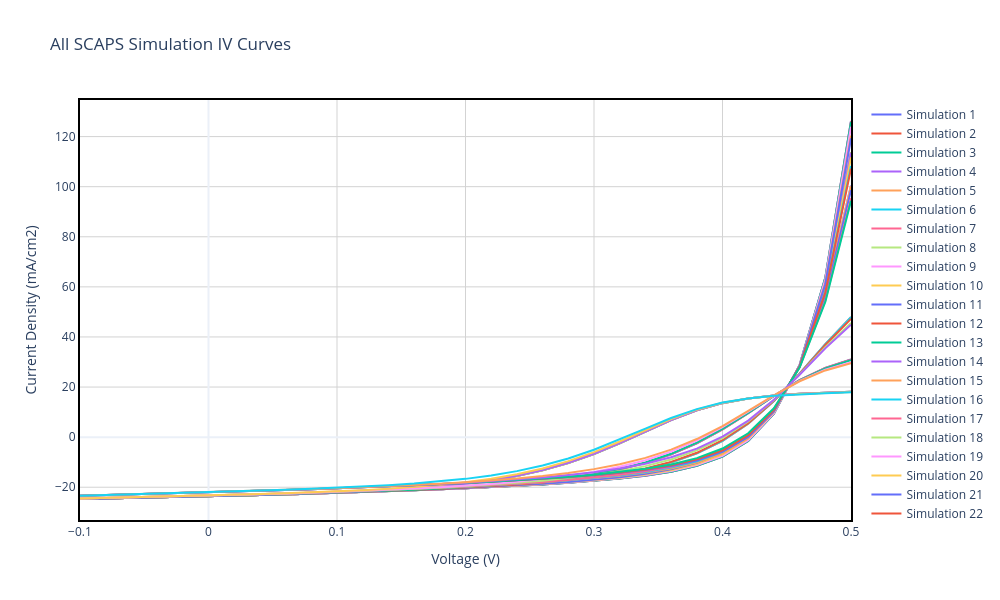

Write notebook code for a chart like this one.
### Markdown cell above
## Section 3: SCAPS Simulations Overview

### What is SCAPS?
**SCAPS** (Solar Cell Capacitance Simulator) is a specialized software tool developed at Ghent University for simulating the electrical behavior of thin-film photovoltaic devices. It solves Poisson's equation and the continuity equations in a multi-layer semiconductor structure to predict device performance under certain test conditions.

### SCAPS Simulation Methodology
SCAPS performs detailed numerical simulations of solar cells by:

1. **Device Architecture Definition**: Specifies material layers, thickness, doping levels, and defect parameters
2. **Physical Parameters**: Sets electron and hole transport properties, recombination mechanisms, and optical characteristics
3. **Numerical Solution**: Solves coupled differential equations:
   - **Poisson Equation**: $\frac{d^2\phi}{dx^2} = -\frac{q}{\varepsilon_0\varepsilon_r}(p - n + N_D^+ - N_A^-)$
   - **Continuity Equations**: 
     - Electrons: $\frac{\partial n}{\partial t} = \frac{1}{q}\frac{\partial J_n}{\partial x} - (U - G)$
     - Holes: $\frac{\partial p}{\partial t} = - \frac{1}{q}\frac{\partial J_p}{\partial x} - (U - G)$

   where $\phi$ is electrostatic potential, $q$ is elementary charge, $n$ and $p$ are electron and hole concentrations, $J_n$ and $J_p$ are current densities, $G$ is generation rate, and $U$ is recombination rate.

4. **I-V Characteristics**: Calculates the J-V curve by sweeping applied voltage and computing resulting current

### Key Physical Processes in SCAPS
- **Photocurrent Generation**: Incident photons with energy > bandgap create electron-hole pairs
- **Carrier Transport**: Electrons and holes drift under electric field and diffuse down concentration gradients
- **Recombination**: Losses from multiple recombination mechanisms (radiative, Auger, defect-assisted SRH)
- **Interface Effects**: Band alignment, interfacial defects, and charge extraction barriers

### Output from SCAPS
SCAPS generates J-V curves showing current density (mA/cm²) as a function of applied voltage (V), along with derived parameters: $V_{oc}$, $J_{sc}$, and efficiency $\eta$. Multiple simulations with varied parameters (e.g., thickness, doping, defect density) help identify optimal device configurations.

In this Simulation standard conditions were used (STC: 1000 W/m², AM1.5 spectrum, 25°C).

### Code cell
# Read the SCAPS file
sim_file = data_path("CdS3_1", "CdS3_1_CdS_SD_e_INTER.xlsx")
sim_df_raw = pd.read_excel(sim_file, header=None)

# Find where the parameters for each simulation start
batch_indices = sim_df_raw[sim_df_raw.apply(lambda row: row.astype(str).str.contains("Batch parameters").any(), axis=1)].index.tolist()

scaps_data = []

for idx in batch_indices:
    # 1. Extract first 2 Batch Parameters only
    batch_params = []
    for j in range(idx + 1, min(idx + 3, len(sim_df_raw))):  # Only extract 2 lines (idx+1 and idx+2)
        param_name = str(sim_df_raw.iloc[j, 0]).strip()
        param_val_raw = sim_df_raw.iloc[j, 1]
        
        # Stop if blank
        if pd.isna(param_name) or param_name == "":
            break
            
        # Try to convert to float and format in scientific notation
        try:
            param_val_float = float(param_val_raw)
            # Format as scientific notation
            param_val = f"{param_val_float:.2e}"
        except:
            param_val = str(param_val_raw).strip()
        
        batch_params.append((param_name, param_val))
    
    # Get the first param for the label
    label = f"{batch_params[0][0]} {batch_params[0][1]}" if batch_params else "Unknown"
    
    # 2. Extract IV Curves (Searching from the Voltage section until Voc is found)
    iv_rows = []
    for j in range(idx + 5, min(idx + 80, len(sim_df_raw))):
        row0 = str(sim_df_raw.iloc[j, 0]).strip()
        row1 = str(sim_df_raw.iloc[j, 1]).strip()
        if pd.isna(sim_df_raw.iloc[j, 0]) or "Voc" in row0:
            if "Voc" in row0: break
            continue # Skip empty rows
        try:
            iv_rows.append([float(row0), float(row1)])
        except ValueError:
            pass
            
    iv_df = pd.DataFrame(iv_rows, columns=['v(V)', 'jtot(mA/cm2)'])
    
    # 3. Extract Performance Parameters (Voc, Jsc, FF, eta)
    metrics_block = sim_df_raw.iloc[idx : min(idx + 80, len(sim_df_raw))]
    voc = jsc = ff = eta = np.nan
    for _, row in metrics_block.iterrows():
        col0 = str(row[0]).strip()
        val1 = str(row[1]).strip()
        if "Voc =" in col0: voc = float(val1)
        elif "Jsc =" in col0: jsc = float(val1)
        elif "FF =" in col0: ff = float(val1)
        elif "eta =" in col0: eta = float(val1)
            
    scaps_data.append({
        'label': label,
        'batch_params': batch_params,
        'v(V)': iv_df['v(V)'].values,
        'jtot(mA/cm2)': iv_df['jtot(mA/cm2)'].values,
        'Voc': voc, 'Jsc': jsc, 'FF': ff, 'eta': eta
    })

# ------------------ RESULTS TABLE ------------------
print("\n=== EXTRACTED SCAPS PARAMETERS ===")
summary_df = pd.DataFrame([{
    'ID / Simulation': d['label'], 'Voc (V)': d['Voc'], 
    'Jsc (mA/cm2)': d['Jsc'], 'FF (%)': d['FF'], 'eta (%)': d['eta']
} for d in scaps_data])
display(summary_df)

# Compute experimental limits for filtering
EXP_V_MAX = exp_data['v(V)'].max()
EXP_J_MAX = exp_data['jtot(mA/cm2)'].max()

# ------------------ PLOT 2: ALL SIMULATIONS ------------------
fig2 = go.Figure()
for i, d in enumerate(scaps_data):
    v_filtered = d['v(V)']
    j_filtered = d['jtot(mA/cm2)']
    
    # Text to display when hovering over the data points
    hover_text = f"<b>{d['label']}</b><br>Voc: {d['Voc']} V<br>Jsc: {d['Jsc']} mA/cm²<br>FF: {d['FF']} %<br>η: {d['eta']} %"
    
    # Name displayed in the legend (ID + Voc and eta)
    legend_name = f"Simulation {i+1}"
    
    fig2.add_trace(go.Scatter(
        x=v_filtered, y=j_filtered, mode='lines', 
        name=legend_name, hoverinfo='text', hovertext=hover_text
    ))

fig2.update_xaxes(showline=True, linewidth=2, linecolor='black', mirror=True)
fig2.update_yaxes(showline=True, linewidth=2, linecolor='black', mirror=True)
fig2.update_layout(
    title='All SCAPS Simulation IV Curves',
    xaxis_title='Voltage (V)', yaxis_title='Current Density (mA/cm2)',
    hovermode='closest', template='plotly_white', width=1000, height=600,
    plot_bgcolor='white',
    xaxis=dict(showgrid=True, gridwidth=1, gridcolor='lightgray'),
    yaxis=dict(showgrid=True, gridwidth=1, gridcolor='lightgray')
)
fig2.show()
fig2.write_image(os.path.join(plots_dir, 'All_Simulations.png'), width=1000, height=600)
print(f"✅ Saved Plot 2 to {plots_dir}/All_Simulations.png")

### Figure 1 — Plotly figure (JSON) as saved in the notebook; plotly's stock layout.template omitted (floating-point values rounded to 4 significant figures)
{"data": [{"hoverinfo": "text", "hovertext": "<b>CdS (L2)>>defect 1>>total defect density [1/cm³]: 1.00e+14</b><br>Voc: 0.423484 V<br>Jsc: 23.63643324 mA/cm²<br>FF: 52.89 %<br>η: 5.2941 %", "mode": "lines", "name": "Simulation 1", "type": "scatter", "x": [-0.1, -0.08, -0.06, -0.04, -0.02, 0.0, 0.02, 0.04, 0.06, 0.08, 0.1, 0.12, 0.14, 0.16, 0.18, 0.2, 0.22, 0.24, 0.26, 0.28, 0.3, 0.32, 0.34, 0.36, 0.38, 0.4, 0.42, 0.44, 0.46, 0.48, 0.5], "y": [-24.7, -24.51, -24.3, -24.09, -23.87, -23.64, -23.39, -23.13, -22.86, -22.58, -22.27, -21.95, -21.61, -21.25, -20.85, -20.43, -19.96, -19.45, -18.87, -18.22, -17.46, -16.54, -15.38, -13.8, -11.48, -7.783, -1.561, 9.327, 28.76, 63.68, 126.2]}, {"hoverinfo": "text", "hovertext": "<b>CdS (L2)>>defect 1>>total defect density [1/cm³]: 1.00e+14</b><br>Voc: 0.421945 V<br>Jsc: 23.63627733 mA/cm²<br>FF: 52.5944 %<br>η: 5.2453 %", "mode": "lines", "name": "Simulation 2", "type": "scatter", "x": [-0.1, -0.08, -0.06, -0.04, -0.02, 0.0, 0.02, 0.04, 0.06, 0.08, 0.1, 0.12, 0.14, 0.16, 0.18, 0.2, 0.22, 0.24, 0.26, 0.28, 0.3, 0.32, 0.34, 0.36, 0.38, 0.4, 0.42, 0.44, 0.46, 0.48, 0.5], "y": [-24.7, -24.51, -24.3, -24.09, -23.87, -23.64, -23.39, -23.13, -22.86, -22.57, -22.27, -21.95, -21.61, -21.24, -20.84, -20.41, -19.94, -19.41, -18.82, -18.14, -17.35, -16.39, -15.16, -13.48, -11.03, -7.188, -0.8532, 9.929, 28.5, 60.33, 113.8]}, {"hoverinfo": "text", "hovertext": "<b>CdS (L2)>>defect 1>>total defect density [1/cm³]: 1.00e+14</b><br>Voc: 0.420018 V<br>Jsc: 23.63608244 mA/cm²<br>FF: 52.2728 %<br>η: 5.1894 %", "mode": "lines", "name": "Simulation 3", "type": "scatter", "x": [-0.1, -0.08, -0.06, -0.04, -0.02, 0.0, 0.02, 0.04, 0.06, 0.08, 0.1, 0.12, 0.14, 0.16, 0.18, 0.2, 0.22, 0.24, 0.26, 0.28, 0.3, 0.32, 0.34, 0.36, 0.38, 0.4, 0.42, 0.44, 0.46, 0.48, 0.5], "y": [-24.7, -24.51, -24.3, -24.09, -23.87, -23.64, -23.39, -23.13, -22.86, -22.57, -22.27, -21.95, -21.6, -21.23, -20.83, -20.39, -19.91, -19.37, -18.76, -18.05, -17.22, -16.19, -14.88, -13.08, -10.48, -6.466, -0.007722, 10.63, 28.16, 56.5, 100.5]}, {"hoverinfo": "text", "hovertext": "<b>CdS (L2)>>defect 1>>total defect density [1/cm³]: 1.00e+14</b><br>Voc: 0.404802 V<br>Jsc: 23.63452338 mA/cm²<br>FF: 50.8504 %<br>η: 4.865 %", "mode": "lines", "name": "Simulation 4", "type": "scatter", "x": [-0.1, -0.08, -0.06, -0.04, -0.02, 0.0, 0.02, 0.04, 0.06, 0.08, 0.1, 0.12, 0.14, 0.16, 0.18, 0.2, 0.22, 0.24, 0.26, 0.28, 0.3, 0.32, 0.34, 0.36, 0.38, 0.4, 0.42, 0.44, 0.46, 0.48, 0.5], "y": [-24.7, -24.5, -24.3, -24.09, -23.87, -23.63, -23.39, -23.13, -22.85, -22.56, -22.25, -21.92, -21.56, -21.17, -20.74, -20.25, -19.69, -19.04, -18.26, -17.33, -16.16, -14.68, -12.73, -10.11, -6.495, -1.48, 5.391, 14.42, 25.37, 37.15, 47.95]}, {"hoverinfo": "text", "hovertext": "<b>CdS (L2)>>defect 1>>total defect density [1/cm³]: 1.00e+14</b><br>Voc: 0.389282 V<br>Jsc: 23.63257468 mA/cm²<br>FF: 50.163 %<br>η: 4.6149 %", "mode": "lines", "name": "Simulation 5", "type": "scatter", "x": [-0.1, -0.08, -0.06, -0.04, -0.02, 0.0, 0.02, 0.04, 0.06, 0.08, 0.1, 0.12, 0.14, 0.16, 0.18, 0.2, 0.22, 0.24, 0.26, 0.28, 0.3, 0.32, 0.34, 0.36, 0.38, 0.4, 0.42, 0.44, 0.46, 0.48, 0.5], "y": [-24.7, -24.5, -24.3, -24.09, -23.87, -23.63, -23.39, -23.12, -22.85, -22.55, -22.23, -21.89, -21.51, -21.09, -20.62, -20.07, -19.41, -18.63, -17.66, -16.45, -14.9, -12.9, -10.29, -6.863, -2.433, 3.106, 9.591, 16.44, 22.73, 27.65, 31.0]}, {"hoverinfo": "text", "hovertext": "<b>CdS (L2)>>defect 1>>total defect density [1/cm³]: 1.00e+14</b><br>Voc: 0.330803 V<br>Jsc: 23.61699054 mA/cm²<br>FF: 48.7409 %<br>η: 3.8079 %", "mode": "lines", "name": "Simulation 6", "type": "scatter", "x": [-0.1, -0.08, -0.06, -0.04, -0.02, 0.0, 0.02, 0.04, 0.06, 0.08, 0.1, 0.12, 0.14, 0.16, 0.18, 0.2, 0.22, 0.24, 0.26, 0.28, 0.3, 0.32, 0.34, 0.36, 0.38, 0.4, 0.42, 0.44, 0.46, 0.48, 0.5], "y": [-24.7, -24.5, -24.3, -24.08, -23.86, -23.62, -23.36, -23.08, -22.78, -22.45, -22.08, -21.64, -21.13, -20.49, -19.69, -18.65, -17.31, -15.55, -13.27, -10.36, -6.74, -2.472, 2.196, 6.774, 10.68, 13.57, 15.45, 16.6, 17.3, 17.77, 18.11]}, {"hoverinfo": "text", "hovertext": "<b>CdS (L2)>>defect 1>>total defect density [1/cm³]: 1.00e+15</b><br>Voc: 0.423477 V<br>Jsc: 23.63611483 mA/cm²<br>FF: 52.8855 %<br>η: 5.2935 %", "mode": "lines", "name": "Simulation 7", "type": "scatter", "x": [-0.1, -0.08, -0.06, -0.04, -0.02, 0.0, 0.02, 0.04, 0.06, 0.08, 0.1, 0.12, 0.14, 0.16, 0.18, 0.2, 0.22, 0.24, 0.26, 0.28, 0.3, 0.32, 0.34, 0.36, 0.38, 0.4, 0.42, 0.44, 0.46, 0.48, 0.5], "y": [-24.7, -24.51, -24.3, -24.09, -23.87, -23.64, -23.39, -23.13, -22.86, -22.57, -22.27, -21.95, -21.61, -21.25, -20.85, -20.43, -19.96, -19.45, -18.87, -18.22, -17.46, -16.54, -15.38, -13.8, -11.47, -7.78, -1.558, 9.33, 28.76, 63.67, 126.2]}, {"hoverinfo": "text", "hovertext": "<b>CdS (L2)>>defect 1>>total defect density [1/cm³]: 1.00e+15</b><br>Voc: 0.421938 V<br>Jsc: 23.63595892 mA/cm²<br>FF: 52.5901 %<br>η: 5.2448 %", "mode": "lines", "name": "Simulation 8", "type": "scatter", "x": [-0.1, -0.08, -0.06, -0.04, -0.02, 0.0, 0.02, 0.04, 0.06, 0.08, 0.1, 0.12, 0.14, 0.16, 0.18, 0.2, 0.22, 0.24, 0.26, 0.28, 0.3, 0.32, 0.34, 0.36, 0.38, 0.4, 0.42, 0.44, 0.46, 0.48, 0.5], "y": [-24.7, -24.51, -24.3, -24.09, -23.87, -23.64, -23.39, -23.13, -22.86, -22.57, -22.27, -21.95, -21.61, -21.24, -20.84, -20.41, -19.94, -19.41, -18.82, -18.14, -17.35, -16.38, -15.15, -13.48, -11.03, -7.185, -0.85, 9.931, 28.5, 60.32, 113.8]}, {"hoverinfo": "text", "hovertext": "<b>CdS (L2)>>defect 1>>total defect density [1/cm³]: 1.00e+15</b><br>Voc: 0.420011 V<br>Jsc: 23.63576403 mA/cm²<br>FF: 52.2688 %<br>η: 5.1889 %", "mode": "lines", "name": "Simulation 9", "type": "scatter", "x": [-0.1, -0.08, -0.06, -0.04, -0.02, 0.0, 0.02, 0.04, 0.06, 0.08, 0.1, 0.12, 0.14, 0.16, 0.18, 0.2, 0.22, 0.24, 0.26, 0.28, 0.3, 0.32, 0.34, 0.36, 0.38, 0.4, 0.42, 0.44, 0.46, 0.48, 0.5], "y": [-24.7, -24.5, -24.3, -24.09, -23.87, -23.64, -23.39, -23.13, -22.86, -22.57, -22.27, -21.95, -21.6, -21.23, -20.83, -20.39, -19.91, -19.37, -18.76, -18.05, -17.21, -16.19, -14.87, -13.08, -10.48, -6.463, -0.004681, 10.63, 28.16, 56.5, 100.4]}, {"hoverinfo": "text", "hovertext": "<b>CdS (L2)>>defect 1>>total defect density [1/cm³]: 1.00e+15</b><br>Voc: 0.404794 V<br>Jsc: 23.63420495 mA/cm²<br>FF: 50.8477 %<br>η: 4.8646 %", "mode": "lines", "name": "Simulation 10", "type": "scatter", "x": [-0.1, -0.08, -0.06, -0.04, -0.02, 0.0, 0.02, 0.04, 0.06, 0.08, 0.1, 0.12, 0.14, 0.16, 0.18, 0.2, 0.22, 0.24, 0.26, 0.28, 0.3, 0.32, 0.34, 0.36, 0.38, 0.4, 0.42, 0.44, 0.46, 0.48, 0.5], "y": [-24.7, -24.5, -24.3, -24.09, -23.87, -23.63, -23.39, -23.13, -22.85, -22.56, -22.25, -21.92, -21.56, -21.17, -20.74, -20.25, -19.69, -19.04, -18.26, -17.33, -16.16, -14.68, -12.73, -10.1, -6.492, -1.478, 5.393, 14.42, 25.37, 37.14, 47.94]}, {"hoverinfo": "text", "hovertext": "<b>CdS (L2)>>defect 1>>total defect density [1/cm³]: 1.00e+15</b><br>Voc: 0.389275 V<br>Jsc: 23.63225625 mA/cm²<br>FF: 50.1609 %<br>η: 4.6145 %", "mode": "lines", "name": "Simulation 11", "type": "scatter", "x": [-0.1, -0.08, -0.06, -0.04, -0.02, 0.0, 0.02, 0.04, 0.06, 0.08, 0.1, 0.12, 0.14, 0.16, 0.18, 0.2, 0.22, 0.24, 0.26, 0.28, 0.3, 0.32, 0.34, 0.36, 0.38, 0.4, 0.42, 0.44, 0.46, 0.48, 0.5], "y": [-24.7, -24.5, -24.3, -24.09, -23.87, -23.63, -23.38, -23.12, -22.85, -22.55, -22.23, -21.89, -21.51, -21.09, -20.62, -20.07, -19.41, -18.63, -17.66, -16.44, -14.9, -12.9, -10.28, -6.86, -2.43, 3.108, 9.592, 16.44, 22.73, 27.65, 30.99]}, {"hoverinfo": "text", "hovertext": "<b>CdS (L2)>>defect 1>>total defect density [1/cm³]: 1.00e+15</b><br>Voc: 0.330799 V<br>Jsc: 23.61667198 mA/cm²<br>FF: 48.7399 %<br>η: 3.8077 %", "mode": "lines", "name": "Simulation 12", "type": "scatter", "x": [-0.1, -0.08, -0.06, -0.04, -0.02, 0.0, 0.02, 0.04, 0.06, 0.08, 0.1, 0.12, 0.14, 0.16, 0.18, 0.2, 0.22, 0.24, 0.26, 0.28, 0.3, 0.32, 0.34, 0.36, 0.38, 0.4, 0.42, 0.44, 0.46, 0.48, 0.5], "y": [-24.7, -24.5, -24.3, -24.08, -23.86, -23.62, -23.36, -23.08, -22.78, -22.45, -22.08, -21.64, -21.12, -20.49, -19.68, -18.65, -17.31, -15.55, -13.27, -10.35, -6.739, -2.471, 2.197, 6.775, 10.69, 13.57, 15.45, 16.6, 17.3, 17.77, 18.11]}, {"hoverinfo": "text", "hovertext": "<b>CdS (L2)>>defect 1>>total defect density [1/cm³]: 1.00e+16</b><br>Voc: 0.42341 V<br>Jsc: 23.63293404 mA/cm²<br>FF: 52.8408 %<br>η: 5.2875 %", "mode": "lines", "name": "Simulation 13", "type": "scatter", "x": [-0.1, -0.08, -0.06, -0.04, -0.02, 0.0, 0.02, 0.04, 0.06, 0.08, 0.1, 0.12, 0.14, 0.16, 0.18, 0.2, 0.22, 0.24, 0.26, 0.28, 0.3, 0.32, 0.34, 0.36, 0.38, 0.4, 0.42, 0.44, 0.46, 0.48, 0.5], "y": [-24.7, -24.5, -24.3, -24.09, -23.87, -23.63, -23.39, -23.13, -22.86, -22.57, -22.27, -21.95, -21.61, -21.24, -20.85, -20.42, -19.95, -19.44, -18.86, -18.2, -17.44, -16.52, -15.36, -13.78, -11.45, -7.748, -1.526, 9.353, 28.75, 63.58, 125.9]}, {"hoverinfo": "text", "hovertext": "<b>CdS (L2)>>defect 1>>total defect density [1/cm³]: 1.00e+16</b><br>Voc: 0.42187 V<br>Jsc: 23.63277812 mA/cm²<br>FF: 52.5479 %<br>η: 5.239 %", "mode": "lines", "name": "Simulation 14", "type": "scatter", "x": [-0.1, -0.08, -0.06, -0.04, -0.02, 0.0, 0.02, 0.04, 0.06, 0.08, 0.1, 0.12, 0.14, 0.16, 0.18, 0.2, 0.22, 0.24, 0.26, 0.28, 0.3, 0.32, 0.34, 0.36, 0.38, 0.4, 0.42, 0.44, 0.46, 0.48, 0.5], "y": [-24.7, -24.5, -24.3, -24.09, -23.87, -23.63, -23.39, -23.13, -22.86, -22.57, -22.27, -21.94, -21.6, -21.23, -20.84, -20.4, -19.93, -19.4, -18.81, -18.13, -17.33, -16.37, -15.13, -13.45, -11.0, -7.153, -0.819, 9.953, 28.49, 60.23, 113.5]}, {"hoverinfo": "text", "hovertext": "<b>CdS (L2)>>defect 1>>total defect density [1/cm³]: 1.00e+16</b><br>Voc: 0.419934 V<br>Jsc: 23.6325832 mA/cm²<br>FF: 52.23 %<br>η: 5.1834 %", "mode": "lines", "name": "Simulation 15", "type": "scatter", "x": [-0.1, -0.08, -0.06, -0.04, -0.02, 0.0, 0.02, 0.04, 0.06, 0.08, 0.1, 0.12, 0.14, 0.16, 0.18, 0.2, 0.22, 0.24, 0.26, 0.28, 0.3, 0.32, 0.34, 0.36, 0.38, 0.4, 0.42, 0.44, 0.46, 0.48, 0.5], "y": [-24.7, -24.5, -24.3, -24.09, -23.87, -23.63, -23.39, -23.13, -22.86, -22.57, -22.26, -21.94, -21.6, -21.23, -20.82, -20.39, -19.9, -19.36, -18.75, -18.04, -17.2, -16.17, -14.85, -13.06, -10.45, -6.432, 0.02519, 10.65, 28.15, 56.42, 100.2]}, {"hoverinfo": "text", "hovertext": "<b>CdS (L2)>>defect 1>>total defect density [1/cm³]: 1.00e+16</b><br>Voc: 0.404717 V<br>Jsc: 23.63102401 mA/cm²<br>FF: 50.8209 %<br>η: 4.8604 %", "mode": "lines", "name": "Simulation 16", "type": "scatter", "x": [-0.1, -0.08, -0.06, -0.04, -0.02, 0.0, 0.02, 0.04, 0.06, 0.08, 0.1, 0.12, 0.14, 0.16, 0.18, 0.2, 0.22, 0.24, 0.26, 0.28, 0.3, 0.32, 0.34, 0.36, 0.38, 0.4, 0.42, 0.44, 0.46, 0.48, 0.5], "y": [-24.7, -24.5, -24.3, -24.09, -23.87, -23.63, -23.38, -23.12, -22.85, -22.56, -22.25, -21.92, -21.56, -21.16, -20.73, -20.24, -19.68, -19.03, -18.25, -17.31, -16.15, -14.66, -12.71, -10.08, -6.467, -1.453, 5.415, 14.43, 25.36, 37.1, 47.86]}, {"hoverinfo": "text", "hovertext": "<b>CdS (L2)>>defect 1>>total defect density [1/cm³]: 1.00e+16</b><br>Voc: 0.389201 V<br>Jsc: 23.62907517 mA/cm²<br>FF: 50.1407 %<br>η: 4.6112 %", "mode": "lines", "name": "Simulation 17", "type": "scatter", "x": [-0.1, -0.08, -0.06, -0.04, -0.02, 0.0, 0.02, 0.04, 0.06, 0.08, 0.1, 0.12, 0.14, 0.16, 0.18, 0.2, 0.22, 0.24, 0.26, 0.28, 0.3, 0.32, 0.34, 0.36, 0.38, 0.4, 0.42, 0.44, 0.46, 0.48, 0.5], "y": [-24.69, -24.5, -24.3, -24.09, -23.86, -23.63, -23.38, -23.12, -22.84, -22.55, -22.23, -21.89, -21.51, -21.09, -20.61, -20.06, -19.4, -18.62, -17.65, -16.43, -14.88, -12.88, -10.27, -6.84, -2.41, 3.127, 9.606, 16.45, 22.72, 27.63, 30.96]}, {"hoverinfo": "text", "hovertext": "<b>CdS (L2)>>defect 1>>total defect density [1/cm³]: 1.00e+16</b><br>Voc: 0.330754 V<br>Jsc: 23.61348974 mA/cm²<br>FF: 48.7295 %<br>η: 3.8059 %", "mode": "lines", "name": "Simulation 18", "type": "scatter", "x": [-0.1, -0.08, -0.06, -0.04, -0.02, 0.0, 0.02, 0.04, 0.06, 0.08, 0.1, 0.12, 0.14, 0.16, 0.18, 0.2, 0.22, 0.24, 0.26, 0.28, 0.3, 0.32, 0.34, 0.36, 0.38, 0.4, 0.42, 0.44, 0.46, 0.48, 0.5], "y": [-24.69, -24.5, -24.3, -24.08, -23.85, -23.61, -23.36, -23.08, -22.78, -22.45, -22.07, -21.64, -21.12, -20.48, -19.68, -18.64, -17.3, -15.54, -13.26, -10.34, -6.727, -2.46, 2.207, 6.782, 10.69, 13.57, 15.45, 16.59, 17.3, 17.77, 18.11]}, {"hoverinfo": "text", "hovertext": "<b>CdS (L2)>>defect 1>>total defect density [1/cm³]: 1.00e+17</b><br>Voc: 0.422856 V<br>Jsc: 23.60145708 mA/cm²<br>FF: 52.4304 %<br>η: 5.2326 %", "mode": "lines", "name": "Simulation 19", "type": "scatter", "x": [-0.1, -0.08, -0.06, -0.04, -0.02, 0.0, 0.02, 0.04, 0.06, 0.08, 0.1, 0.12, 0.14, 0.16, 0.18, 0.2, 0.22, 0.24, 0.26, 0.28, 0.3, 0.32, 0.34, 0.36, 0.38, 0.4, 0.42, 0.44, 0.46, 0.48, 0.5], "y": [-24.68, -24.48, -24.28, -24.06, -23.84, -23.6, -23.35, -23.09, -22.82, -22.53, -22.22, -21.9, -21.55, -21.18, -20.78, -20.34, -19.87, -19.34, -18.75, -18.07, -17.29, -16.35, -15.16, -13.55, -11.19, -7.472, -1.261, 9.535, 28.69, 62.93, 124.0]}, {"hoverinfo": "text", "hovertext": "<b>CdS (L2)>>defect 1>>total defect density [1/cm³]: 1.00e+17</b><br>Voc: 0.421301 V<br>Jsc: 23.60130232 mA/cm²<br>FF: 52.1582 %<br>η: 5.1862 %", "mode": "lines", "name": "Simulation 20", "type": "scatter", "x": [-0.1, -0.08, -0.06, -0.04, -0.02, 0.0, 0.02, 0.04, 0.06, 0.08, 0.1, 0.12, 0.14, 0.16, 0.18, 0.2, 0.22, 0.24, 0.26, 0.28, 0.3, 0.32, 0.34, 0.36, 0.38, 0.4, 0.42, 0.44, 0.46, 0.48, 0.5], "y": [-24.68, -24.48, -24.28, -24.06, -23.84, -23.6, -23.35, -23.09, -22.82, -22.53, -22.22, -21.89, -21.55, -21.17, -20.77, -20.33, -19.84, -19.31, -18.7, -18.0, -17.18, -16.19, -14.93, -13.23, -10.74, -6.883, -0.5622, 10.13, 28.43, 59.62, 111.7]}, {"hoverinfo": "text", "hovertext": "<b>CdS (L2)>>defect 1>>total defect density [1/cm³]: 1.00e+17</b><br>Voc: 0.419283 V<br>Jsc: 23.60110611 mA/cm²<br>FF: 51.8707 %<br>η: 5.1329 %", "mode": "lines", "name": "Simulation 21", "type": "scatter", "x": [-0.1, -0.08, -0.06, -0.04, -0.02, 0.0, 0.02, 0.04, 0.06, 0.08, 0.1, 0.12, 0.14, 0.16, 0.18, 0.2, 0.22, 0.24, 0.26, 0.28, 0.3, 0.32, 0.34, 0.36, 0.38, 0.4, 0.42, 0.44, 0.46, 0.48, 0.5], "y": [-24.68, -24.48, -24.28, -24.06, -23.84, -23.6, -23.35, -23.09, -22.82, -22.53, -22.22, -21.89, -21.54, -21.17, -20.76, -20.31, -19.82, -19.26, -18.64, -17.91, -17.05, -16.0, -14.65, -12.83, -10.2, -6.168, 0.2724, 10.81, 28.08, 55.83, 98.6]}, {"hoverinfo": "text", "hovertext": "<b>CdS (L2)>>defect 1>>total defect density [1/cm³]: 1.00e+17</b><br>Voc: 0.404051 V<br>Jsc: 23.59954575 mA/cm²<br>FF: 50.5667 %<br>η: 4.8217 %", "mode": "lines", "name": "Simulation 22", "type": "scatter", "x": [-0.1, -0.08, -0.06, -0.04, -0.02, 0.0, 0.02, 0.04, 0.06, 0.08, 0.1, 0.12, 0.14, 0.16, 0.18, 0.2, 0.22, 0.24, 0.26, 0.28, 0.3, 0.32, 0.34, 0.36, 0.38, 0.4, 0.42, 0.44, 0.46, 0.48, 0.5], "y": [-24.68, -24.48, -24.28, -24.06, -23.84, -23.6, -23.35, -23.09, -22.81, -22.52, -22.2, -21.87, -21.5, -21.1, -20.66, -20.16, -19.59, -18.93, -18.14, -17.19, -16.0, -14.49, -12.52, -9.876, -6.248, -1.237, 5.596, 14.52, 25.28, 36.77, 47.23]}, {"hoverinfo": "text", "hovertext": "<b>CdS (L2)>>defect 1>>total defect density [1/cm³]: 1.00e+17</b><br>Voc: 0.388546 V<br>Jsc: 23.59759609 mA/cm²<br>FF: 49.9458 %<br>η: 4.5794 %", "mode": "lines", "name": "Simulation 23", "type": "scatter", "x": [-0.1, -0.08, -0.06, -0.04, -0.02, 0.0, 0.02, 0.04, 0.06, 0.08, 0.1, 0.12, 0.14, 0.16, 0.18, 0.2, 0.22, 0.24, 0.26, 0.28, 0.3, 0.32, 0.34, 0.36, 0.38, 0.4, 0.42, 0.44, 0.46, 0.48, 0.5], "y": [-24.68, -24.48, -24.28, -24.06, -23.83, -23.6, -23.35, -23.08, -22.8, -22.5, -22.18, -21.84, -21.45, -21.03, -20.54, -19.98, -19.32, -18.52, -17.54, -16.31, -14.74, -12.73, -10.09, -6.656, -2.225, 3.293, 9.725, 16.48, 22.66, 27.47, 30.72]}, {"hoverinfo": "text", "hovertext": "<b>CdS (L2)>>defect 1>>total defect density [1/cm³]: 1.00e+17</b><br>Voc: 0.330339 V<br>Jsc: 23.58199713 mA/cm²<br>FF: 48.6291 %<br>η: 3.7882 %", "mode": "lines", "name": "Simulation 24", "type": "scatter", "x": [-0.1, -0.08, -0.06, -0.04, -0.02, 0.0, 0.02, 0.04, 0.06, 0.08, 0.1, 0.12, 0.14, 0.16, 0.18, 0.2, 0.22, 0.24, 0.26, 0.28, 0.3, 0.32, 0.34, 0.36, 0.38, 0.4, 0.42, 0.44, 0.46, 0.48, 0.5], "y": [-24.67, -24.48, -24.27, -24.05, -23.82, -23.58, -23.32, -23.04, -22.74, -22.41, -22.03, -21.59, -21.07, -20.42, -19.61, -18.57, -17.22, -15.45, -13.16, -10.24, -6.622, -2.358, 2.297, 6.853, 10.73, 13.59, 15.45, 16.59, 17.29, 17.75, 18.09]}, {"hoverinfo": "text", "hovertext": "<b>CdS (L2)>>defect 1>>total defect density [1/cm³]: 1.00e+18</b><br>Voc: 0.420945 V<br>Jsc: 23.31690353 mA/cm²<br>FF: 50.2921 %<br>η: 4.9362 %", "mode": "lines", "name": "Simulation 25", "type": "scatter", "x": [-0.1, -0.08, -0.06, -0.04, -0.02, 0.0, 0.02, 0.04, 0.06, 0.08, 0.1, 0.12, 0.14, 0.16, 0.18, 0.2, 0.22, 0.24, 0.26, 0.28, 0.3, 0.32, 0.34, 0.36, 0.38, 0.4, 0.42, 0.44, 0.46, 0.48, 0.5], "y": [-24.49, -24.27, -24.05, -23.81, -23.57, -23.32, -23.05, -22.77, -22.48, -22.16, -21.83, -21.48, -21.1, -20.69, -20.25, -19.77, -19.23, -18.65, -17.99, -17.25, -16.4, -15.39, -14.14, -12.48, -10.12, -6.449, -0.3948, 10.05, 28.53, 61.53, 120.4]}, {"hoverinfo": "text", "hovertext": "<b>CdS (L2)>>defect 1>>total defect density [1/cm³]: 1.00e+18</b><br>Voc: 0.419222 V<br>Jsc: 23.31674704 mA/cm²<br>FF: 50.0817 %<br>η: 4.8954 %", "mode": "lines", "name": "Simulation 26", "type": "scatter", "x": [-0.1, -0.08, -0.06, -0.04, -0.02, 0.0, 0.02, 0.04, 0.06, 0.08, 0.1, 0.12, 0.14, 0.16, 0.18, 0.2, 0.22, 0.24, 0.26, 0.28, 0.3, 0.32, 0.34, 0.36, 0.38, 0.4, 0.42, 0.44, 0.46, 0.48, 0.5], "y": [-24.49, -24.27, -24.05, -23.81, -23.57, -23.32, -23.05, -22.77, -22.47, -22.16, -21.83, -21.47, -21.09, -20.68, -20.24, -19.75, -19.21, -18.61, -17.94, -17.18, -16.29, -15.24, -13.92, -12.17, -9.681, -5.875, 0.2836, 10.62, 28.25, 58.24, 108.3]}, {"hoverinfo": "text", "hovertext": "<b>CdS (L2)>>defect 1>>total defect density [1/cm³]: 1.00e+18</b><br>Voc: 0.416985 V<br>Jsc: 23.31655213 mA/cm²<br>FF: 49.8909 %<br>η: 4.8507 %", "mode": "lines", "name": "Simulation 27", "type": "scatter", "x": [-0.1, -0.08, -0.06, -0.04, -0.02, 0.0, 0.02, 0.04, 0.06, 0.08, 0.1, 0.12, 0.14, 0.16, 0.18, 0.2, 0.22, 0.24, 0.26, 0.28, 0.3, 0.32, 0.34, 0.36, 0.38, 0.4, 0.42, 0.44, 0.46, 0.48, 0.5], "y": [-24.49, -24.27, -24.05, -23.81, -23.57, -23.32, -23.05, -22.77, -22.47, -22.16, -21.83, -21.47, -21.09, -20.68, -20.23, -19.73, -19.19, -18.57, -17.88, -17.09, -16.16, -15.05, -13.65, -11.79, -9.15, -5.18, 1.093, 11.28, 27.89, 54.51, 95.4]}, {"hoverinfo": "text", "hovertext": "<b>CdS (L2)>>defect 1>>total defect density [1/cm³]: 1.00e+18</b><br>Voc: 0.401369 V<br>Jsc: 23.31498262 mA/cm²<br>FF: 49.0181 %<br>η: 4.5871 %", "mode": "lines", "name": "Simulation 28", "type": "scatter", "x": [-0.1, -0.08, -0.06, -0.04, -0.02, 0.0, 0.02, 0.04, 0.06, 0.08, 0.1, 0.12, 0.14, 0.16, 0.18, 0.2, 0.22, 0.24, 0.26, 0.28, 0.3, 0.32, 0.34, 0.36, 0.38, 0.4, 0.42, 0.44, 0.46, 0.48, 0.5], "y": [-24.49, -24.27, -24.04, -23.81, -23.57, -23.31, -23.05, -22.77, -22.47, -22.15, -21.81, -21.45, -21.05, -20.62, -20.13, -19.59, -18.97, -18.25, -17.4, -16.38, -15.13, -13.57, -11.56, -8.905, -5.309, -0.3988, 6.228, 14.8, 25.04, 35.86, 45.62]}, {"hoverinfo": "text", "hovertext": "<b>CdS (L2)>>defect 1>>total defect density [1/cm³]: 1.00e+18</b><br>Voc: 0.385636 V<br>Jsc: 23.31301811 mA/cm²<br>FF: 48.6596 %<br>η: 4.3747 %", "mode": "lines", "name": "Simulation 29", "type": "scatter", "x": [-0.1, -0.08, -0.06, -0.04, -0.02, 0.0, 0.02, 0.04, 0.06, 0.08, 0.1, 0.12, 0.14, 0.16, 0.18, 0.2, 0.22, 0.24, 0.26, 0.28, 0.3, 0.32, 0.34, 0.36, 0.38, 0.4, 0.42, 0.44, 0.46, 0.48, 0.5], "y": [-24.49, -24.27, -24.04, -23.81, -23.57, -23.31, -23.04, -22.76, -22.46, -22.14, -21.79, -21.42, -21.0, -20.54, -20.01, -19.41, -18.7, -17.84, -16.8, -15.52, -13.9, -11.85, -9.195, -5.775, -1.412, 3.964, 10.17, 16.61, 22.43, 26.93, 29.95]}, {"hoverinfo": "text", "hovertext": "<b>CdS (L2)>>defect 1>>total defect density [1/cm³]: 1.00e+18</b><br>Voc: 0.327882 V<br>Jsc: 23.29731725 mA/cm²<br>FF: 47.8917 %<br>η: 3.6583 %", "mode": "lines", "name": "Simulation 30", "type": "scatter", "x": [-0.1, -0.08, -0.06, -0.04, -0.02, 0.0, 0.02, 0.04, 0.06, 0.08, 0.1, 0.12, 0.14, 0.16, 0.18, 0.2, 0.22, 0.24, 0.26, 0.28, 0.3, 0.32, 0.34, 0.36, 0.38, 0.4, 0.42, 0.44, 0.46, 0.48, 0.5], "y": [-24.48, -24.27, -24.04, -23.8, -23.56, -23.3, -23.02, -22.72, -22.4, -22.04, -21.64, -21.17, -20.62, -19.94, -19.1, -18.02, -16.63, -14.83, -12.51, -9.575, -5.97, -1.756, 2.805, 7.228, 10.96, 13.69, 15.46, 16.54, 17.21, 17.66, 17.99]}, {"hoverinfo": "text", "hovertext": "<b>CdS (L2)>>defect 1>>total defect density [1/cm³]: 1.00e+19</b><br>Voc: 0.419774 V<br>Jsc: 22.00902359 mA/cm²<br>FF: 49.5834 %<br>η: 4.5809 %", "mode": "lines", "name": "Simulation 31", "type": "scatter", "x": [-0.1, -0.08, -0.06, -0.04, -0.02, 0.0, 0.02, 0.04, 0.06, 0.08, 0.1, 0.12, 0.14, 0.16, 0.18, 0.2, 0.22, 0.24, 0.26, 0.28, 0.3, 0.32, 0.34, 0.36, 0.38, 0.4, 0.42, 0.44, 0.46, 0.48, 0.5], "y": [-23.36, -23.1, -22.84, -22.57, -22.29, -22.01, -21.72, -21.41, -21.1, -20.77, -20.42, -20.06, -19.67, -19.26, -18.83, -18.36, -17.85, -17.3, -16.69, -16.0, -15.22, -14.28, -13.12, -11.57, -9.32, -5.796, 0.07964, 10.3, 28.46, 61.03, 119.3]}, {"hoverinfo": "text", "hovertext": "<b>CdS (L2)>>defect 1>>total defect density [1/cm³]: 1.00e+19</b><br>Voc: 0.417861 V<br>Jsc: 22.00886312 mA/cm²<br>FF: 49.3726 %<br>η: 4.5406 %", "mode": "lines", "name": "Simulation 32", "type": "scatter", "x": [-0.1, -0.08, -0.06, -0.04, -0.02, 0.0, 0.02, 0.04, 0.06, 0.08, 0.1, 0.12, 0.14, 0.16, 0.18, 0.2, 0.22, 0.24, 0.26, 0.28, 0.3, 0.32, 0.34, 0.36, 0.38, 0.4, 0.42, 0.44, 0.46, 0.48, 0.5], "y": [-23.36, -23.1, -22.84, -22.57, -22.29, -22.01, -21.72, -21.41, -21.1, -20.77, -20.42, -20.05, -19.67, -19.26, -18.82, -18.35, -17.83, -17.27, -16.64, -15.93, -15.11, -14.13, -12.91, -11.26, -8.892, -5.23, 0.7501, 10.86, 28.18, 57.74, 107.2]}, {"hoverinfo": "text", "hovertext": "<b>CdS (L2)>>defect 1>>total defect density [1/cm³]: 1.00e+19</b><br>Voc: 0.415557 V<br>Jsc: 22.00866899 mA/cm²<br>FF: 49.1673 %<br>η: 4.4968 %", "mode": "lines", "name": "Simulation 33", "type": "scatter", "x": [-0.1, -0.08, -0.06, -0.04, -0.02, 0.0, 0.02, 0.04, 0.06, 0.08, 0.1, 0.12, 0.14, 0.16, 0.18, 0.2, 0.22, 0.24, 0.26, 0.28, 0.3, 0.32, 0.34, 0.36, 0.38, 0.4, 0.42, 0.44, 0.46, 0.48, 0.5], "y": [-23.36, -23.1, -22.84, -22.57, -22.29, -22.01, -21.72, -21.41, -21.1, -20.76, -20.42, -20.05, -19.66, -19.25, -18.81, -18.33, -17.81, -17.23, -16.58, -15.84, -14.98, -13.95, -12.64, -10.88, -8.367, -4.543, 1.549, 11.5, 27.81, 54.01, 94.34]}, {"hoverinfo": "text", "hovertext": "<b>CdS (L2)>>defect 1>>total defect density [1/cm³]: 1.00e+19</b><br>Voc: 0.399379 V<br>Jsc: 22.00707449 mA/cm²<br>FF: 48.2615 %<br>η: 4.2418 %", "mode": "lines", "name": "Simulation 34", "type": "scatter", "x": [-0.1, -0.08, -0.06, -0.04, -0.02, 0.0, 0.02, 0.04, 0.06, 0.08, 0.1, 0.12, 0.14, 0.16, 0.18, 0.2, 0.22, 0.24, 0.26, 0.28, 0.3, 0.32, 0.34, 0.36, 0.38, 0.4, 0.42, 0.44, 0.46, 0.48, 0.5], "y": [-23.36, -23.1, -22.84, -22.57, -22.29, -22.01, -21.71, -21.41, -21.09, -20.75, -20.4, -20.03, -19.63, -19.19, -18.72, -18.19, -17.59, -16.91, -16.11, -15.15, -13.98, -12.5, -10.59, -8.047, -4.585, 0.167, 6.605, 14.95, 24.92, 35.45, 44.92]}, {"hoverinfo": "text", "hovertext": "<b>CdS (L2)>>defect 1>>total defect density [1/cm³]: 1.00e+19</b><br>Voc: 0.38318 V<br>Jsc: 22.00507335 mA/cm²<br>FF: 47.9114 %<br>η: 4.0398 %", "mode": "lines", "name": "Simulation 35", "type": "scatter", "x": [-0.1, -0.08, -0.06, -0.04, -0.02, 0.0, 0.02, 0.04, 0.06, 0.08, 0.1, 0.12, 0.14, 0.16, 0.18, 0.2, 0.22, 0.24, 0.26, 0.28, 0.3, 0.32, 0.34, 0.36, 0.38, 0.4, 0.42, 0.44, 0.46, 0.48, 0.5], "y": [-23.36, -23.1, -22.84, -22.57, -22.29, -22.01, -21.71, -21.4, -21.08, -20.74, -20.38, -20.0, -19.58, -19.12, -18.6, -18.01, -17.33, -16.51, -15.53, -14.31, -12.77, -10.81, -8.266, -4.974, -0.7611, 4.443, 10.45, 16.69, 22.31, 26.63, 29.54]}, {"hoverinfo": "text", "hovertext": "<b>CdS (L2)>>defect 1>>total defect density [1/cm³]: 1.00e+19</b><br>Voc: 0.324597 V<br>Jsc: 21.98912658 mA/cm²<br>FF: 47.2412 %<br>η: 3.3719 %", "mode": "lines", "name": "Simulation 36", "type": "scatter", "x": [-0.1, -0.08, -0.06, -0.04, -0.02, 0.0, 0.02, 0.04, 0.06, 0.08, 0.1, 0.12, 0.14, 0.16, 0.18, 0.2, 0.22, 0.24, 0.26, 0.28, 0.3, 0.32, 0.34, 0.36, 0.38, 0.4, 0.42, 0.44, 0.46, 0.48, 0.5], "y": [-23.36, -23.1, -22.83, -22.56, -22.28, -21.99, -21.69, -21.36, -21.02, -20.65, -20.23, -19.76, -19.21, -18.54, -17.71, -16.66, -15.31, -13.57, -11.34, -8.512, -5.037, -0.9786, 3.404, 7.639, 11.2, 13.79, 15.47, 16.49, 17.13, 17.57, 17.89]}], "layout": {"height": 600, "hovermode": "closest", "plot_bgcolor": "white", "title": {"text": "All SCAPS Simulation IV Curves"}, "width": 1000, "xaxis": {"gridcolor": "lightgray", "gridwidth": 1, "linecolor": "black", "linewidth": 2, "mirror": true, "showgrid": true, "showline": true, "title": {"text": "Voltage (V)"}}, "yaxis": {"gridcolor": "lightgray", "gridwidth": 1, "linecolor": "black", "linewidth": 2, "mirror": true, "showgrid": true, "showline": true, "title": {"text": "Current Density (mA/cm2)"}}}}
